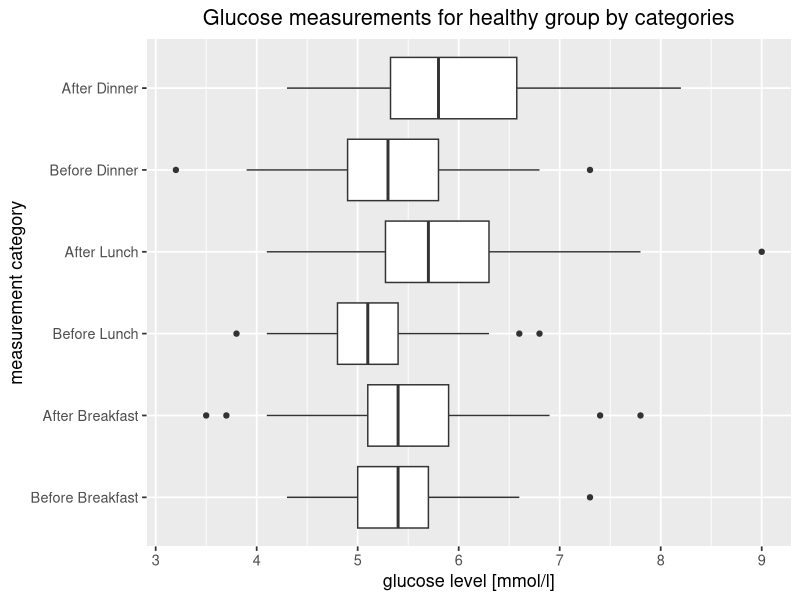
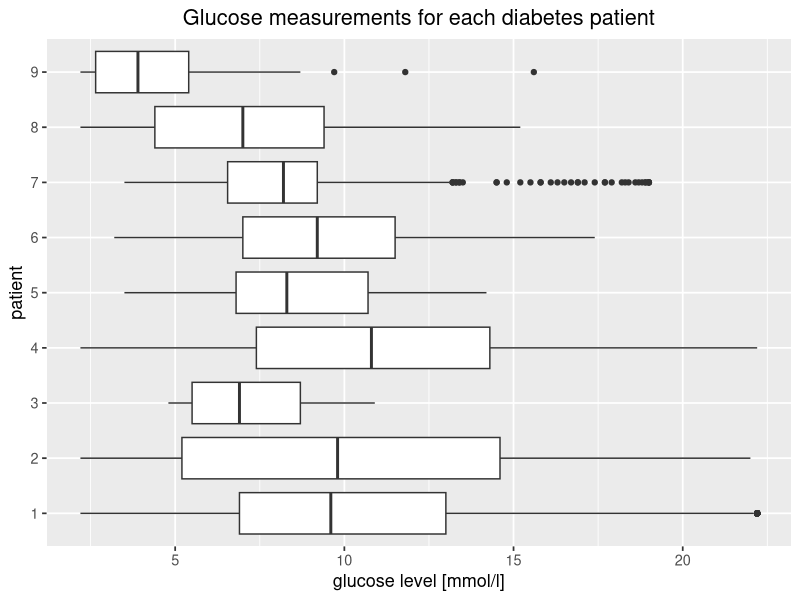
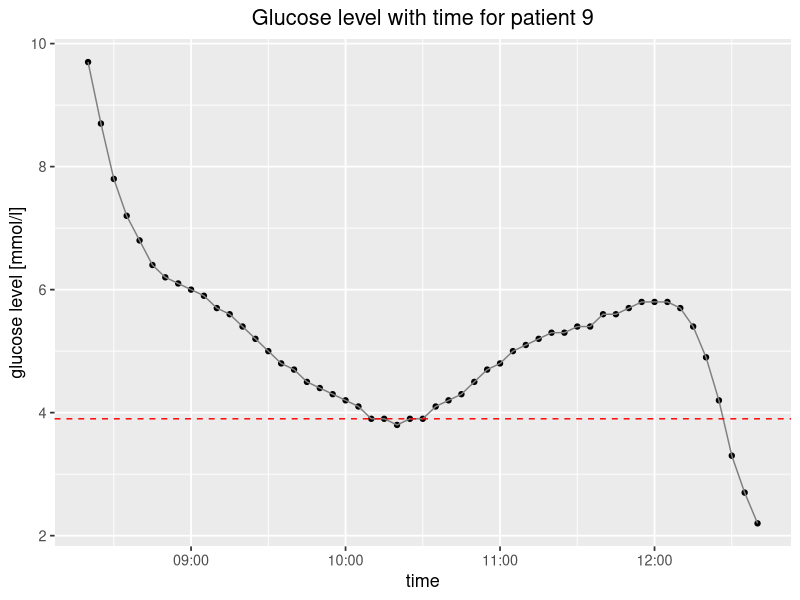
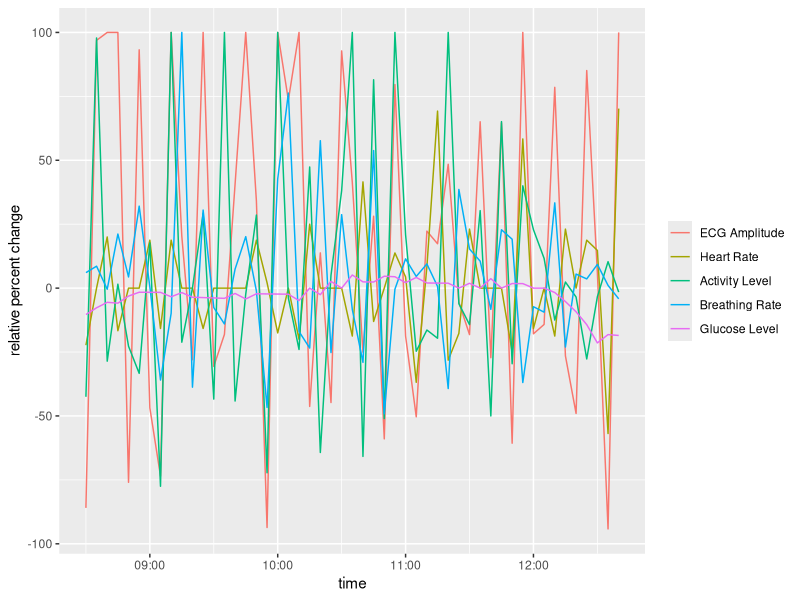
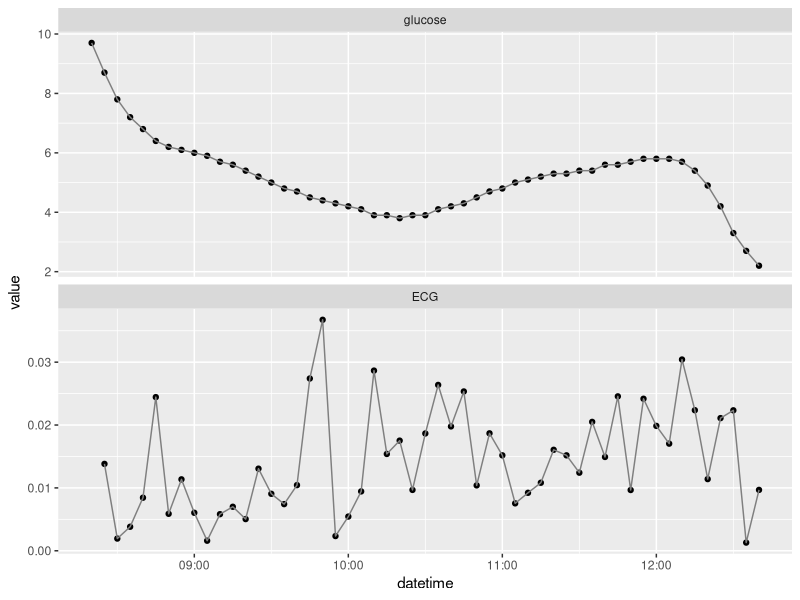
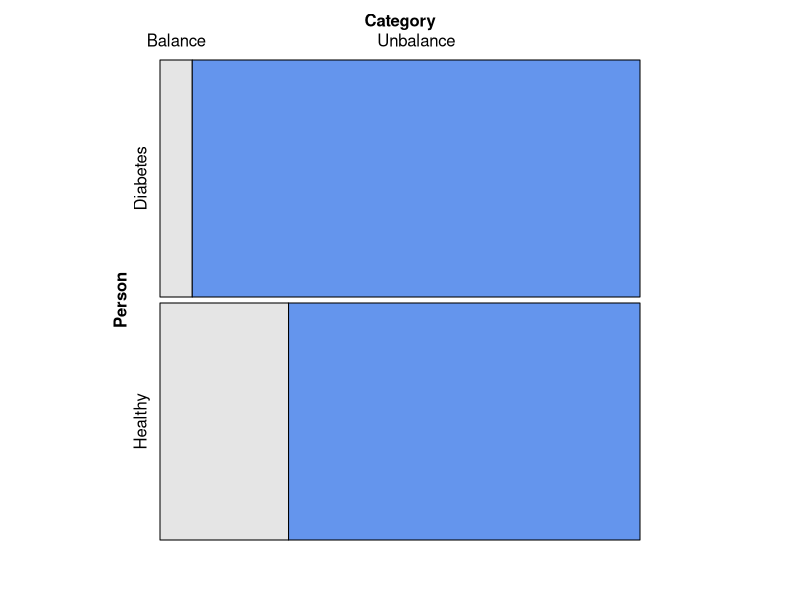
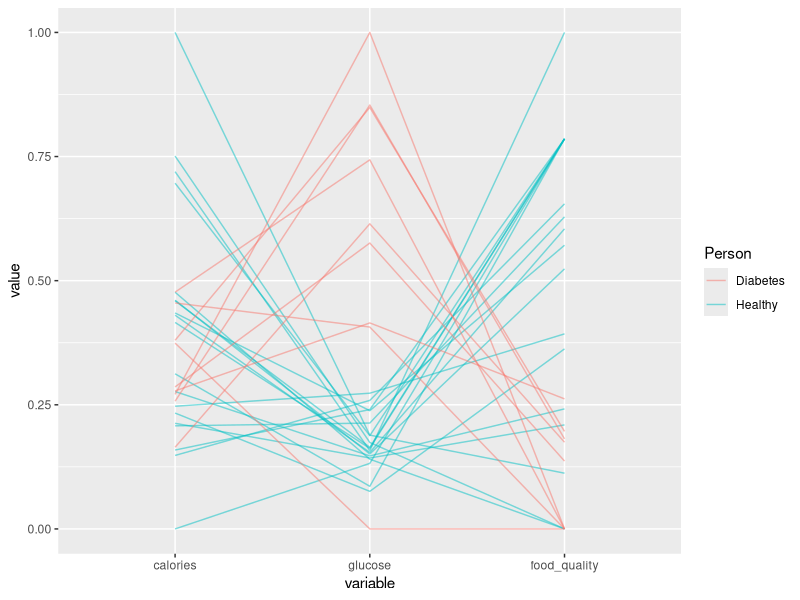

Write the R code that produced these figures, in order.
## ---- chunk 1
library(tidyverse)
library(ggplot2)

healthy_df <- read.csv('data/healthy_patients_glucose.csv', na.strings = "")

df <- healthy_df %>%
  mutate(type = case_when(
    type == 'BB' ~ 'Before Breakfast',
    type == 'AB' ~ 'After Breakfast',
    type == 'BL' ~ 'Before Lunch',
    type == 'AL' ~ 'After Lunch',
    type == 'BD' ~ 'Before Dinner',
    type == 'AD' ~ 'After Dinner'
  ))
df <- na.omit(df)
df$type <- factor(df$type, levels = c("Before Breakfast", "After Breakfast",
                                      "Before Lunch", "After Lunch",
                                      "Before Dinner", "After Dinner"))
df$glucose <- as.numeric(df$glucose)
ggplot(df, aes(x = type, y = glucose)) +
  geom_boxplot() +
  xlab("measurement category") +
  ylab("glucose level [mmol/l]") +
  ggtitle("Glucose measurements for healthy group by categories") +
  coord_flip() +
  theme_grey(13) +
  theme(plot.title = element_text(hjust = 0.5))
## ---- chunk 2
diabetes_df <- read.csv('data/diabetes_patients_glucose.csv', na.strings = "")
diabetes_df$patient <- as.factor(diabetes_df$patient)
diabetes_df$glucose <- as.numeric(diabetes_df$glucose)
ggplot(diabetes_df, aes(x = patient, y = glucose)) +
  geom_boxplot() +
  xlab("patient") +
  ylab("glucose level [mmol/l]") +
  ggtitle("Glucose measurements for each diabetes patient") +
  coord_flip() +
  theme_grey(13) +
  theme(plot.title = element_text(hjust = 0.5))
## ---- chunk 3
library(lubridate)

p9 <- diabetes_df %>% filter(patient == 9)
p9 <- p9 %>%
  mutate(time = substr(time, 1, 5))
p9$datetime = paste(p9$date, p9$time)
# retaining only the data where we have continuous measurements to detect patterns
p9_2 <- p9 %>% filter(date == '2014-10-03')
# excluding manual measurements
p9_2 <- p9_2 %>% filter(type != 'manual')
p9_2 <- p9_2 %>%
  mutate(datetime = ymd_hm(datetime)) 
# time series plot with horizontal line indicating hypoglycemia threshold
g <- ggplot(p9_2, aes(datetime, glucose)) + geom_point()
g + geom_line(color = "grey50") +
  geom_hline(yintercept = 3.9, linetype = "dashed", color = "red") +
  ggtitle("Glucose level with time for patient 9") +
  labs(x = "time", y = "glucose level [mmol/l]") +
  theme_grey(13) +
  theme(plot.title = element_text(hjust = 0.5))
## ---- chunk 4
library(reshape2)

p9_data <- read.csv('data/diabetes_patient9_sensor_data.csv', na.strings = "")
p9_data <- p9_data %>%
  mutate(Time = dmy_hm(Time))

# combining glucose levels data with other sensor data:
p9_2$ECG <- NA
p9_2$Activity <- NA
p9_2$HR <- NA
p9_2$BR <- NA
max_time <- p9_2[nrow(p9_2),"datetime"]
p9_data <- p9_data %>% filter(Time <= max_time)
for (r in 2:nrow(p9_2)) {
  curr_time = p9_2[r,"datetime"]
  previous_time = p9_2[r-1,"datetime"]
  temp_df <- p9_data %>% filter(Time <= curr_time)
  temp_df <- temp_df %>% filter(Time > previous_time)
  p9_2$ECG[r] <- max(temp_df["ECGAmplitude"])
  p9_2$Activity[r] <- max(temp_df["Activity"])
  p9_2$HR[r] <- max(temp_df["HR"])
  p9_2$BR[r] <- max(temp_df["BR"])
}

p9_2_sub <- p9_2[c("datetime", "glucose", "ECG", "Activity", "HR", "BR")]
df <- na.omit(p9_2_sub)
df["Glucose Level"] <- NA
df["ECG Amplitude"] <- NA
df["Activity Level"] <- NA
df["Heart Rate"] <- NA
df["Breathing Rate"] <- NA
for (r in 2:nrow(df)) {
  df[r,"Glucose Level"] <- min(100*(df[r,"glucose"]-df[r-1,"glucose"])/df[r-1,"glucose"], 100)
  df[r,"ECG Amplitude"] <- min(100*(df[r,"ECG"]-df[r-1,"ECG"])/df[r-1,"ECG"], 100)
  df[r,"Activity Level"] <- min(100*(df[r,"Activity"]-df[r-1,"Activity"])/df[r-1,"Activity"], 100)
  df[r,"Heart Rate"] <- min(100*(df[r,"HR"]-df[r-1,"HR"])/df[r-1,"HR"], 100)
  df[r,"Breathing Rate"] <- min(100*(df[r,"BR"]-df[r-1,"BR"])/df[r-1,"BR"], 100)
}
df <- na.omit(df)
df <- df[c("datetime","Glucose Level","ECG Amplitude","Activity Level","Heart Rate","Breathing Rate")]
df_2 <- melt(df, id.vars = 'datetime')
ggplot(df_2, aes(datetime, y = value, 
               color = fct_reorder2(variable, datetime, value))) +
  geom_line() + xlab("time") + ylab("relative percent change") +
  theme(legend.title = element_blank())
## ---- chunk 5
p9_2_sub <- p9_2[c("datetime", "glucose", "ECG")]
p9_2_sub <- melt(p9_2_sub, id.vars = 'datetime')
ggplot(p9_2_sub, aes(x = datetime, y = value)) +
  geom_point() +
  geom_line(color = "grey50") +
  facet_wrap(~ variable, scales = 'free_y', ncol = 1)
## ---- chunk 6
food_data <- read.csv('data/individuals_food_balanced_unbalanced.csv', na.strings = "")
vcd::mosaic(Category ~ Person, 
            highlighting_fill = c("grey90", "cornflowerblue"),
            food_data)
## ---- chunk 7
library(ggplot2)
library(GGally)
food_glu_final_df <- read.csv('data/individuals_glucose_food_intake.csv', na.strings = "")
ggparcoord(food_glu_final_df,scale ="uniminmax",order = "allClass",columns=2:4, groupColumn = 5, alphaLines = 0.5)
